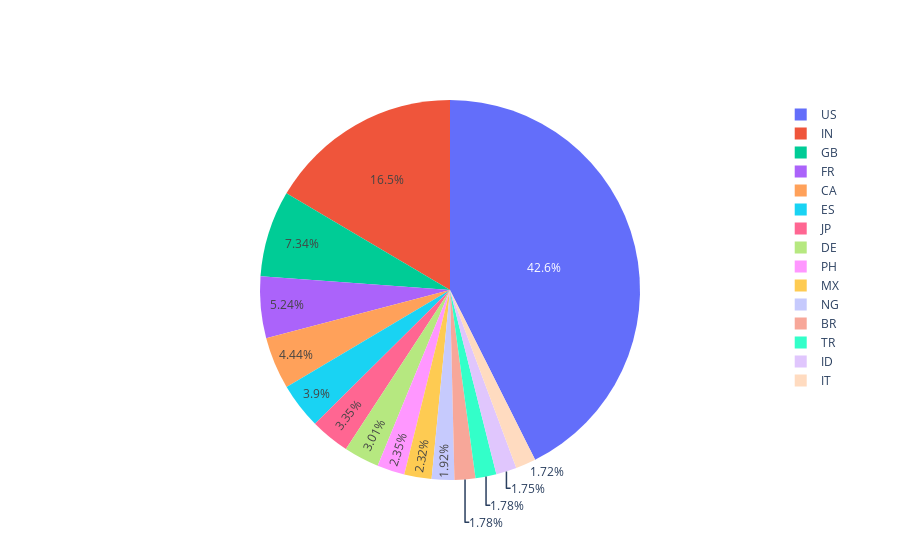

The code cell stored with this chart in its notebook:
### Code cell
graf_paises(df)

### Figure 1 — Plotly figure (JSON) as saved in the notebook; plotly's stock layout.template omitted (floating-point values rounded to 4 significant figures)
{"data": [{"labels": ["US", "IN", "GB", "FR", "CA", "ES", "JP", "DE", "PH", "MX", "NG", "BR", "TR", "ID", "IT"], "type": "pie", "values": [1487, 576, 256, 183, 155, 136, 117, 105, 82, 81, 67, 62, 62, 61, 60]}], "layout": {}}
